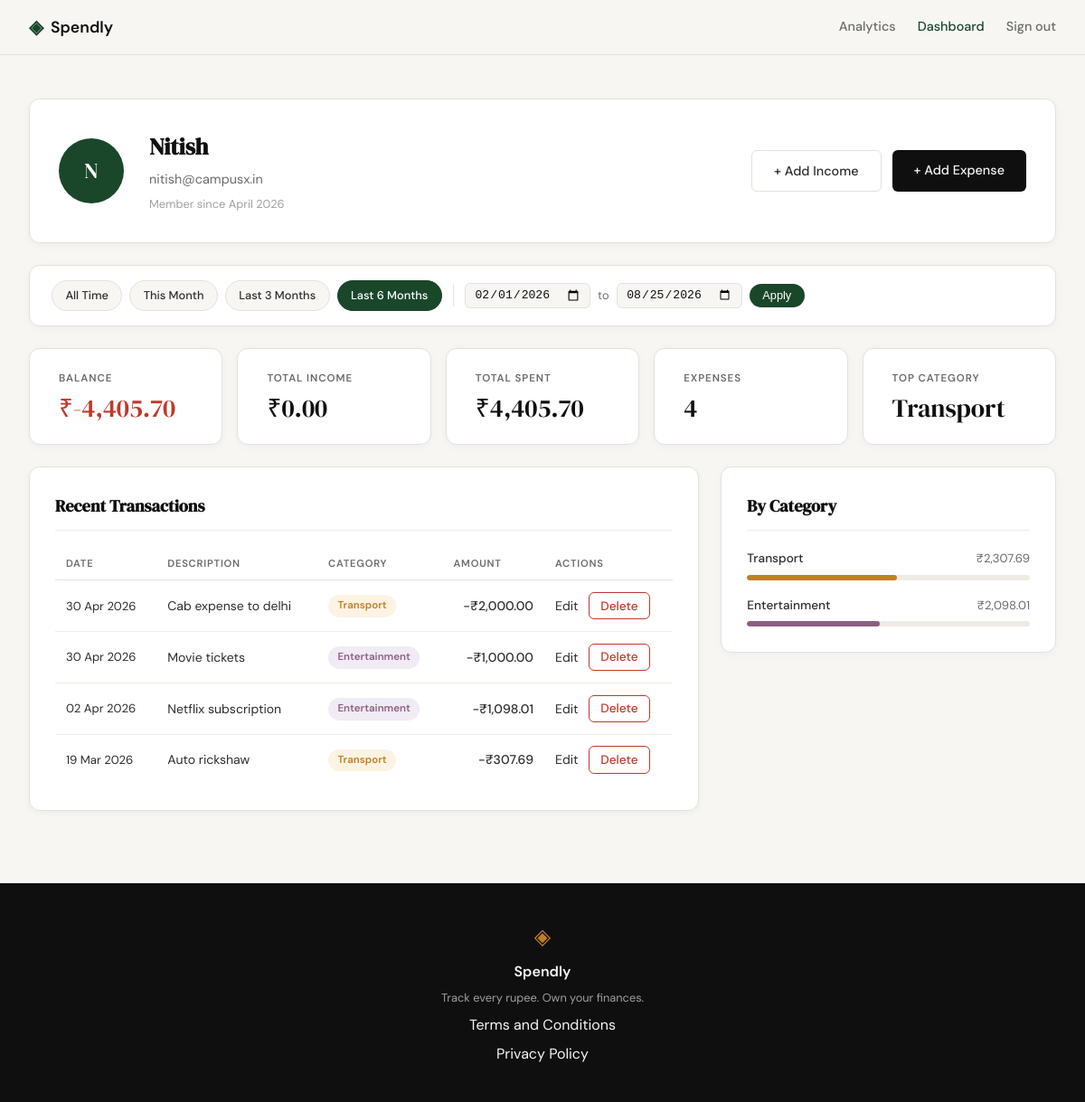
The page /profile?date_from=2026-02-01&date_to=2026-08-25 (signed in) on the database its author committed.
### tables this page shows
CREATE TABLE users (
            id            INTEGER PRIMARY KEY AUTOINCREMENT,
            name          TEXT    NOT NULL,
            email         TEXT    UNIQUE NOT NULL,
            password_hash TEXT    NOT NULL,
            created_at    TEXT    DEFAULT (datetime('now'))
        );

CREATE TABLE expenses (
            id          INTEGER PRIMARY KEY AUTOINCREMENT,
            user_id     INTEGER NOT NULL REFERENCES users(id),
            amount      REAL    NOT NULL,
            category    TEXT    NOT NULL,
            date        TEXT    NOT NULL,
            description TEXT,
            created_at  TEXT    DEFAULT (datetime('now'))
        );

### app.py (the view)
@app.route("/profile")
def profile():
    if not session.get("user_id"):
        return redirect(url_for("login"))
    uid = session["user_id"]
    today = date.today()
    date_from = _parse_date(request.args.get("date_from"))
    date_to = _parse_date(request.args.get("date_to"))
    if date_from and date_to and date_from > date_to:
        flash("Start date must be before end date.", "error")
        date_from = date_to = None
    today_str = today.isoformat()
    this_month_from = today.replace(day=1).isoformat()
    this_month_to = today.replace(
        day=calendar.monthrange(today.year, today.month)[1]
    ).isoformat()
    presets = {
        "this_month": {"date_from": this_month_from, "date_to": this_month_to},
        "last_3": {"date_from": _months_ago(today, 3), "date_to": today_str},
        "last_6": {"date_from": _months_ago(today, 6), "date_to": today_str},
    }
    return render_template(
        "profile.html",
        user=get_user_by_id(uid),
        stats=get_summary_stats(uid, date_from, date_to),
        transactions=get_recent_transactions(uid, date_from=date_from, date_to=date_to),
        categories=get_category_breakdown(uid, date_from, date_to),
        date_from=date_from,
        date_to=date_to,
        presets=presets,
    )

### app.py (called while the page is built)
def _parse_date(val):
    try:
        datetime.strptime(val, "%Y-%m-%d")
        return val
    except (ValueError, TypeError):
        return None

def _months_ago(today, n):
    m, y = today.month - n, today.year
    while m <= 0:
        m += 12
        y -= 1
    return date(y, m, 1).isoformat()

### database/db.py (called while the page is built)
def get_db():
    conn = sqlite3.connect(DB_PATH)
    conn.row_factory = sqlite3.Row
    conn.execute("PRAGMA foreign_keys = ON")
    return conn

### database/queries.py (called while the page is built)
def _build_date_filter(date_from, date_to):
    if date_from and date_to:
        return "AND date BETWEEN ? AND ?", [date_from, date_to]
    return "", []

def get_user_by_id(user_id):
    conn = get_db()
    row = conn.execute(
        "SELECT id, name, email, created_at FROM users WHERE id = ?",
        (user_id,),
    ).fetchone()
    conn.close()
    if row is None:
        return None
    name = row["name"]
    initials = "".join(w[0].upper() for w in name.split() if w)
    member_since = datetime.strptime(row["created_at"], "%Y-%m-%d %H:%M:%S").strftime(
        "%B %Y"
    )
    return {
        "name": name,
        "email": row["email"],
        "initials": initials,
        "member_since": member_since,
    }

def get_category_breakdown(user_id, date_from=None, date_to=None):
    date_clause, date_params = _build_date_filter(date_from, date_to)
    params = [user_id] + date_params
    conn = get_db()
    rows = conn.execute(
        "SELECT category AS name, SUM(amount) AS total "
        "FROM expenses "
        "WHERE user_id = ? " + date_clause + " GROUP BY category "
        "ORDER BY total DESC",
        params,
    ).fetchall()
    conn.close()
    grand_total = sum(r["total"] for r in rows)
    if grand_total == 0:
        return []
    pcts = [int(r["total"] / grand_total * 100) for r in rows]
    pcts[0] += 100 - sum(pcts)
    return [
        {
            "name": r["name"],
            "amount": "{:,.2f}".format(r["total"]),
            "percent": pct,
        }
        for r, pct in zip(rows, pcts)
    ]

### templates/profile.html (shortened to what this page needs)
{% extends "base.html" %}
{% block head %}
<link rel="stylesheet" href="{{ url_for('static', filename='css/profile.css') }}">
{% endblock %}
{% block content %}
<div class="profile-page">
    <div class="profile-inner">
        <div class="profile-header-card">
            <div class="profile-avatar">{{ user.initials }}</div>
            <div class="profile-info">
                <h1 class="profile-name">{{ user.name }}</h1>
                <p class="profile-email">{{ user.email }}</p>
                <p class="profile-since">Member since {{ user.member_since }}</p>
            </div>
            <div class="profile-header-actions">
                <a href="{{ url_for('add_income') }}" class="btn-ghost profile-add-btn">+ Add Income</a>
                <a href="{{ url_for('add_expense') }}" class="btn-primary profile-add-btn">+ Add Expense</a>
            </div>
        </div>
        <div class="filter-bar">
            <div class="filter-presets">
                <a href="{{ url_for('profile') }}"
                   class="filter-preset-btn{% if not date_from and not date_to %} filter-preset-btn--active{% endif %}">
                    All Time
                </a>
                <a href="{{ url_for('profile', date_from=presets.this_month.date_from, date_to=presets.this_month.date_to) }}"
                   class="filter-preset-btn{% if date_from == presets.this_month.date_from and date_to == presets.this_month.date_to %} filter-preset-btn--active{% endif %}">
                    This Month
                </a>
                <a href="{{ url_for('profile', date_from=presets.last_3.date_from, date_to=presets.last_3.date_to) }}"
                   class="filter-preset-btn{% if date_from == presets.last_3.date_from and date_to == presets.last_3.date_to %} filter-preset-btn--active{% endif %}">
                    Last 3 Months
                </a>
                <a href="{{ url_for('profile', date_from=presets.last_6.date_from, date_to=presets.last_6.date_to) }}"
                   class="filter-preset-btn{% if date_from == presets.last_6.date_from and date_to == presets.last_6.date_to %} filter-preset-btn--active{% endif %}">
                    Last 6 Months
                </a>
            </div>
            <form class="filter-form" method="GET" action="{{ url_for('profile') }}">
                <input type="date" name="date_from" class="filter-date-input"
                       value="{{ date_from or '' }}">
                <span class="filter-to-label">to</span>
                <input type="date" name="date_to" class="filter-date-input"
                       value="{{ date_to or '' }}">
                <button type="submit" class="filter-apply-btn">Apply</button>
            </form>
        </div>
        <div class="profile-stats">
            <div class="stat-card">
                <span class="stat-label">Balance</span>
                <span class="stat-value {{ 'stat-value--negative' if stats.balance_raw < 0 else 'stat-value--positive' }}">₹{{ stats.balance }}</span>
            </div>
            <div class="stat-card">
                <span class="stat-label">Total Income</span>
                <span class="stat-value">₹{{ stats.total_income }}</span>
            </div>
            <div class="stat-card">
                <span class="stat-label">Total Spent</span>
                <span class="stat-value">₹{{ stats.total }}</span>
            </div>
            <div class="stat-card">
                <span class="stat-label">Expenses</span>
                <span class="stat-value">{{ stats.count }}</span>
            </div>
            <div class="stat-card">
                <span class="stat-label">Top Category</span>
                <span class="stat-value">{{ stats.top_category }}</span>
            </div>
        </div>
        <div class="profile-grid">
            <div class="profile-section">
                <div class="section-title-row">
                    <h2 class="section-title">Recent Transactions</h2>
                </div>
                <div class="tx-table-wrapper">
                    <table class="tx-table">
                        <thead>
                            <tr>
                                <th>Date</th>
                                <th>Description</th>
                                <th>Category</th>
                                <th class="tx-amount-col">Amount</th>
                                <th>Actions</th>
                            </tr>
                        </thead>
                        <tbody>
                            {% for tx in transactions %}
                            <tr>
                                <td class="tx-date">{{ tx.date }}</td>
                                <td class="tx-desc">{{ tx.description }}</td>
                                <td>
                                    <span class="cat-badge {{ 'cat-badge--income' if tx.type == 'income' else 'cat-badge--' ~ tx.category | lower }}">
                                        {{ tx.category }}
                                    </span>
                                </td>
                                <td class="tx-amount tx-amount--{{ tx.type }}">
                                    {{ '+' if tx.type == 'income' else '-' }}₹{{ tx.amount }}
                                </td>
                                <td class="tx-actions">
                                    {% if tx.type == 'income' %}
                                    <a href="{{ url_for('edit_income', id=tx.id) }}" class="tx-edit-link">Edit</a>
                                    <form method="POST" action="{{ url_for('delete_income', id=tx.id) }}"
                                          style="display:inline"
                                          onsubmit="return confirm('Delete this income entry?')">
                                        <button type="submit" class="btn-delete">Delete</button>
                                    </form>
                                    {% else %}
                                    <a href="{{ url_for('edit_expense', id=tx.id) }}" class="tx-edit-link">Edit</a>
                                    <form method="POST" action="{{ url_for('delete_expense', id=tx.id) }}"
                                          style="display:inline"
                                          onsubmit="return confirm('Delete this expense?')">
                                        <button type="submit" class="btn-delete">Delete</button>
                                    </form>
                                    {% endif %}
                                </td>
                            </tr>
                            {% endfor %}
                        </tbody>
                    </table>
                </div>
            </div>
            <div class="profile-section">
                <h2 class="section-title">By Category</h2>
                <div class="category-list">
                    {% for cat in categories %}
                    <div class="cat-row">
                        <div class="cat-row-header">
                            <span class="cat-row-name">{{ cat.name }}</span>
                            <span class="cat-row-amount">₹{{ cat.amount }}</span>
                        </div>
                        <div class="cat-bar-track">
                            <div class="cat-bar cat-bar--{{ cat.name | lower }}"
                                 style="width: {{ cat.percent }}%"></div>
                        </div>
                    </div>
                    {% endfor %}
                </div>
            </div>
        </div>
    </div>
</div>
{% endblock %}

### static/css/style.css (style rules this page uses)
:root { --ink: #0f0f0f; --ink-soft: #2d2d2d; --ink-muted: #6b6b6b; --ink-faint: #a0a0a0; --paper: #f7f6f3; --paper-warm: #f0ede6; --paper-card: #ffffff; --accent: #1a472a; --accent-light: #e8f0eb; --accent-2: #c17f24; --accent-2-light: #fdf3e3; --danger: #c0392b; --danger-light: #fdecea; --border: #e4e1da; --border-soft: #eeebe4; --font-display: 'DM Serif Display', Georgia, serif; --font-body: 'DM Sans', system-ui, sans-serif; --max-width: 1200px; --auth-width: 440px; --radius-sm: 6px; --radius-md: 12px; --radius-lg: 20px; }
*, *::before, *::after { box-sizing: border-box; margin: 0; padding: 0; }
html { font-size: 16px; scroll-behavior: smooth; }
body { background: var(--paper); color: var(--ink); font-family: var(--font-body); font-size: 1rem; line-height: 1.6; -webkit-font-smoothing: antialiased; }
a { color: inherit; text-decoration: none; }
.btn-primary { display: inline-block; background: var(--ink); color: var(--paper); padding: 0.65rem 1.5rem; border-radius: var(--radius-sm); font-family: var(--font-body); font-size: 0.9rem; font-weight: 500; cursor: pointer; border: none; transition: background 0.2s; text-decoration: none; }
.btn-ghost { display: inline-block; background: transparent; color: var(--ink-soft); padding: 0.65rem 1.5rem; border-radius: var(--radius-sm); font-size: 0.9rem; font-weight: 500; border: 1px solid var(--border); transition: all 0.2s; text-decoration: none; }
.btn-delete { display: inline-block; background: transparent; color: var(--danger); border: 1px solid var(--danger); padding: 0.35rem 0.75rem; border-radius: var(--radius-sm); font-family: var(--font-body); font-size: 0.85rem; font-weight: 500; cursor: pointer; margin-left: 0.5rem; transition: background 0.2s; }

### rows shown on the page
users: name "Nitish", email "nitish@campusx.in"
expenses: date "30 Apr 2026", description "Cab expense to delhi", category "Transport", type "-", amount "2,000.00"
expenses: date "30 Apr 2026", description "Movie tickets", category "Entertainment", type "-", amount "1,000.00"
expenses: date "02 Apr 2026", description "Netflix subscription", category "Entertainment", type "-", amount "1,098.01"
expenses: date "19 Mar 2026", description "Auto rickshaw", category "Transport", type "-", amount "307.69"

### other values the page prints
{{ user.initials }} "N"
{{ user.member_since }} "April 2026"
{{ stats.balance }} "-4,405.70"
{{ stats.total_income }} "0.00"
{{ stats.total }} "4,405.70"
{{ stats.count }} "4"
{{ stats.top_category }} "Transport"
{{ cat.name }} "Transport" "Entertainment"
{{ cat.amount }} "2,307.69" "2,098.01"
